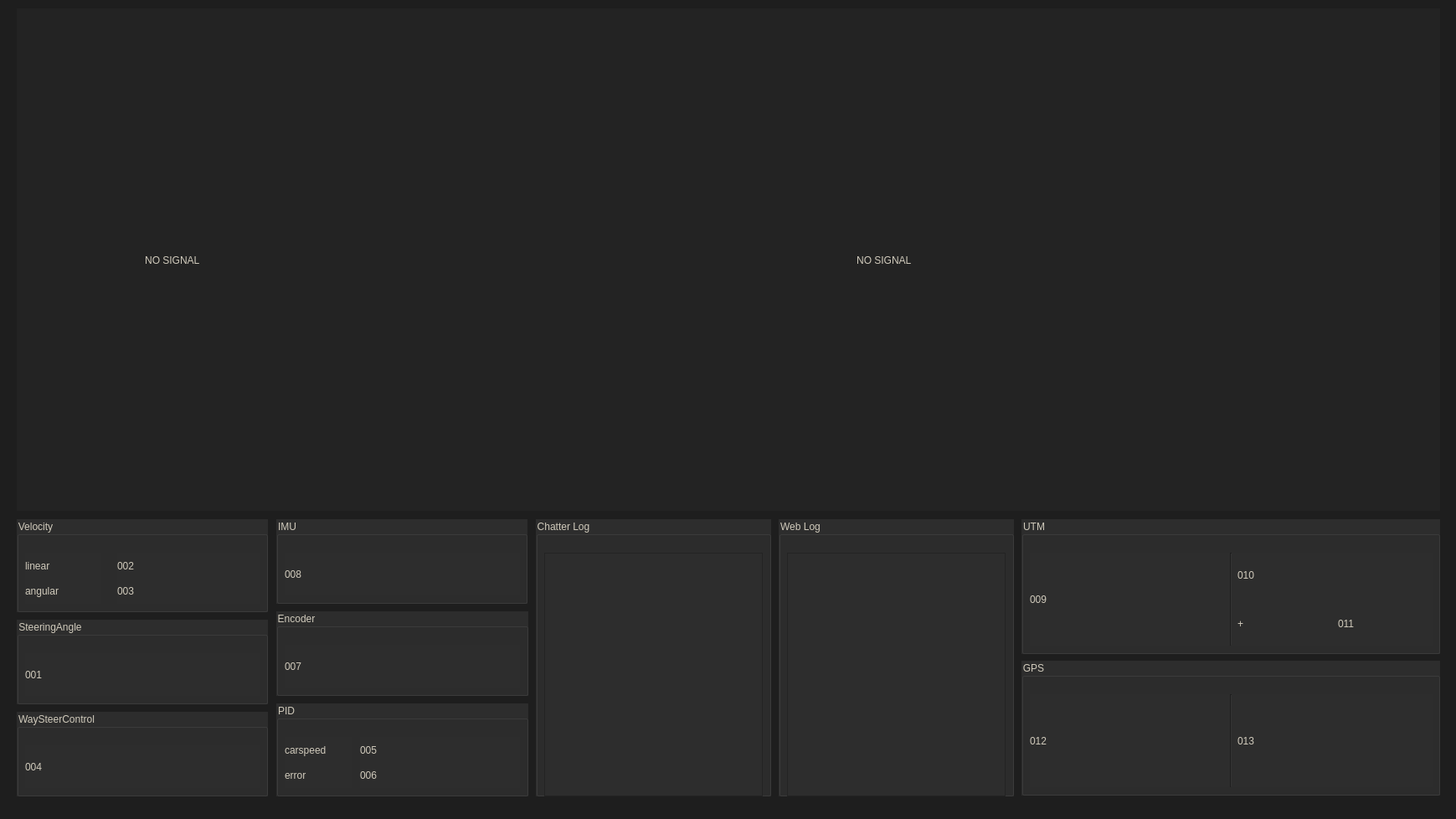
<?xml version="1.0" encoding="UTF-8"?>
<ui version="4.0">
 <class>MainWindow</class>
 <widget class="QMainWindow" name="MainWindow">
  <property name="geometry">
   <rect>
    <x>0</x>
    <y>0</y>
    <width>1739</width>
    <height>978</height>
   </rect>
  </property>
  <property name="windowTitle">
   <string>MainWindow</string>
  </property>
  <property name="styleSheet">
   <string notr="true">background-color: rgb(30,30,30);</string>
  </property>
  <widget class="QWidget" name="centralwidget">
   <property name="layoutDirection">
    <enum>Qt::LeftToRight</enum>
   </property>
   <widget class="QFrame" name="frame">
    <property name="geometry">
     <rect>
      <x>20</x>
      <y>10</y>
      <width>850</width>
      <height>600</height>
     </rect>
    </property>
    <property name="styleSheet">
     <string notr="true">background-color: rgb(35,35,35);</string>
    </property>
    <property name="frameShape">
     <enum>QFrame::NoFrame</enum>
    </property>
    <property name="frameShadow">
     <enum>QFrame::Raised</enum>
    </property>
    <widget class="QLabel" name="cameraImageView">
     <property name="geometry">
      <rect>
       <x>0</x>
       <y>0</y>
       <width>851</width>
       <height>601</height>
      </rect>
     </property>
     <property name="styleSheet">
      <string notr="true">color: rgb(209, 203, 188);
font: 57 25pt &quot;Ubuntu&quot;;</string>
     </property>
     <property name="frameShape">
      <enum>QFrame::NoFrame</enum>
     </property>
     <property name="text">
      <string>                                              NO SIGNAL</string>
     </property>
     <property name="textFormat">
      <enum>Qt::AutoText</enum>
     </property>
    </widget>
   </widget>
   <widget class="QFrame" name="frame_2">
    <property name="geometry">
     <rect>
      <x>870</x>
      <y>10</y>
      <width>850</width>
      <height>600</height>
     </rect>
    </property>
    <property name="styleSheet">
     <string notr="true">background-color: rgb(35,35,35);</string>
    </property>
    <property name="frameShape">
     <enum>QFrame::NoFrame</enum>
    </property>
    <property name="frameShadow">
     <enum>QFrame::Raised</enum>
    </property>
    <widget class="QLabel" name="cameraImageView2">
     <property name="geometry">
      <rect>
       <x>0</x>
       <y>0</y>
       <width>851</width>
       <height>601</height>
      </rect>
     </property>
     <property name="styleSheet">
      <string notr="true">color: rgb(209, 203, 188);
font: 57 25pt &quot;Ubuntu&quot;;</string>
     </property>
     <property name="frameShape">
      <enum>QFrame::NoFrame</enum>
     </property>
     <property name="text">
      <string>                                              NO SIGNAL</string>
     </property>
     <property name="textFormat">
      <enum>Qt::AutoText</enum>
     </property>
    </widget>
   </widget>
   <widget class="QGroupBox" name="groupBox_2">
    <property name="geometry">
     <rect>
      <x>20</x>
      <y>740</y>
      <width>300</width>
      <height>101</height>
     </rect>
    </property>
    <property name="styleSheet">
     <string notr="true">background-color: rgb(45,45,45);
font: 75 oblique 15pt &quot;Waree&quot;;
color: rgb(209, 203, 188);
</string>
    </property>
    <property name="title">
     <string>SteeringAngle</string>
    </property>
    <widget class="QLabel" name="steeringAngleLabel">
     <property name="geometry">
      <rect>
       <x>10</x>
       <y>40</y>
       <width>281</width>
       <height>51</height>
      </rect>
     </property>
     <property name="styleSheet">
      <string notr="true">background-color: rgb(45,45,45);
font: 75 oblique 15pt &quot;Waree&quot;;
color: rgb(209, 203, 188);

</string>
     </property>
     <property name="text">
      <string>001</string>
     </property>
    </widget>
   </widget>
   <widget class="QGroupBox" name="groupBox_4">
    <property name="geometry">
     <rect>
      <x>330</x>
      <y>620</y>
      <width>300</width>
      <height>101</height>
     </rect>
    </property>
    <property name="styleSheet">
     <string notr="true">background-color: rgb(45,45,45);
font: 75 oblique 15pt &quot;Waree&quot;;
color: rgb(209, 203, 188);
</string>
    </property>
    <property name="title">
     <string>IMU</string>
    </property>
    <widget class="QLabel" name="imudataLabel">
     <property name="geometry">
      <rect>
       <x>10</x>
       <y>40</y>
       <width>281</width>
       <height>51</height>
      </rect>
     </property>
     <property name="styleSheet">
      <string notr="true">background-color: rgb(45,45,45);
color: rgb(209, 203, 188);
font: 75 oblique 15pt &quot;Waree&quot;;
</string>
     </property>
     <property name="text">
      <string>008</string>
     </property>
    </widget>
   </widget>
   <widget class="QGroupBox" name="groupBox_5">
    <property name="geometry">
     <rect>
      <x>20</x>
      <y>850</y>
      <width>300</width>
      <height>101</height>
     </rect>
    </property>
    <property name="styleSheet">
     <string notr="true">background-color: rgb(45,45,45);
font: 75 oblique 15pt &quot;Waree&quot;;
color: rgb(209, 203, 188);
</string>
    </property>
    <property name="title">
     <string>WaySteerControl</string>
    </property>
    <widget class="QLabel" name="WaySteerControlLabel">
     <property name="geometry">
      <rect>
       <x>10</x>
       <y>40</y>
       <width>281</width>
       <height>51</height>
      </rect>
     </property>
     <property name="styleSheet">
      <string notr="true">background-color: rgb(45,45,45);
color: rgb(209, 203, 188);
font: 75 oblique 15pt &quot;Waree&quot;;

</string>
     </property>
     <property name="text">
      <string>004</string>
     </property>
    </widget>
   </widget>
   <widget class="QGroupBox" name="groupBox_6">
    <property name="geometry">
     <rect>
      <x>330</x>
      <y>840</y>
      <width>301</width>
      <height>111</height>
     </rect>
    </property>
    <property name="styleSheet">
     <string notr="true">background-color: rgb(45,45,45);
font: 75 oblique 15pt &quot;Waree&quot;;
color: rgb(209, 203, 188);
</string>
    </property>
    <property name="title">
     <string>PID</string>
    </property>
    <widget class="QLabel" name="PIDcarspeedLabel">
     <property name="geometry">
      <rect>
       <x>100</x>
       <y>40</y>
       <width>191</width>
       <height>31</height>
      </rect>
     </property>
     <property name="styleSheet">
      <string notr="true">background-color: rgb(45,45,45);
color: rgb(209, 203, 188);
font: 75 oblique 15pt &quot;Waree&quot;;
</string>
     </property>
     <property name="text">
      <string>005</string>
     </property>
    </widget>
    <widget class="QLabel" name="PIDerrorLabel">
     <property name="geometry">
      <rect>
       <x>100</x>
       <y>70</y>
       <width>191</width>
       <height>31</height>
      </rect>
     </property>
     <property name="styleSheet">
      <string notr="true">background-color: rgb(45,45,45);
color: rgb(209, 203, 188);
font: 75 oblique 15pt &quot;Waree&quot;;
</string>
     </property>
     <property name="text">
      <string>006</string>
     </property>
    </widget>
    <widget class="QLabel" name="label_2">
     <property name="geometry">
      <rect>
       <x>10</x>
       <y>40</y>
       <width>81</width>
       <height>31</height>
      </rect>
     </property>
     <property name="styleSheet">
      <string notr="true">background-color: rgb(45,45,45);
font: 57 15pt &quot;Ubuntu&quot;;
color: rgb(209, 203, 188);</string>
     </property>
     <property name="text">
      <string>carspeed</string>
     </property>
    </widget>
    <widget class="QLabel" name="label_3">
     <property name="geometry">
      <rect>
       <x>10</x>
       <y>70</y>
       <width>81</width>
       <height>31</height>
      </rect>
     </property>
     <property name="styleSheet">
      <string notr="true">background-color: rgb(45,45,45);
font: 57 15pt &quot;Ubuntu&quot;;
color: rgb(209, 203, 188);</string>
     </property>
     <property name="text">
      <string>error</string>
     </property>
    </widget>
   </widget>
   <widget class="QGroupBox" name="groupBox_7">
    <property name="geometry">
     <rect>
      <x>330</x>
      <y>730</y>
      <width>301</width>
      <height>101</height>
     </rect>
    </property>
    <property name="styleSheet">
     <string notr="true">background-color: rgb(45,45,45);
font: 75 oblique 15pt &quot;Waree&quot;;
color: rgb(209, 203, 188);
</string>
    </property>
    <property name="title">
     <string>Encoder</string>
    </property>
    <widget class="QLabel" name="encoderarduinoLabel">
     <property name="geometry">
      <rect>
       <x>10</x>
       <y>40</y>
       <width>281</width>
       <height>51</height>
      </rect>
     </property>
     <property name="styleSheet">
      <string notr="true">background-color: rgb(45,45,45);
color: rgb(209, 203, 188);
font: 75 oblique 15pt &quot;Waree&quot;;
</string>
     </property>
     <property name="text">
      <string>007</string>
     </property>
    </widget>
   </widget>
   <widget class="QGroupBox" name="groupBox">
    <property name="geometry">
     <rect>
      <x>1220</x>
      <y>620</y>
      <width>500</width>
      <height>161</height>
     </rect>
    </property>
    <property name="styleSheet">
     <string notr="true">background-color: rgb(45,45,45);
font: 75 oblique 15pt &quot;Waree&quot;;
color: rgb(209, 203, 188);
</string>
    </property>
    <property name="title">
     <string>UTM</string>
    </property>
    <widget class="QWidget" name="layoutWidget">
     <property name="geometry">
      <rect>
       <x>10</x>
       <y>40</y>
       <width>481</width>
       <height>111</height>
      </rect>
     </property>
     <layout class="QHBoxLayout" name="horizontalLayout">
      <property name="spacing">
       <number>6</number>
      </property>
      <item>
       <widget class="QLabel" name="utmLatitudeLabel">
        <property name="styleSheet">
         <string notr="true">background-color: rgb(45,45,45);
color: rgb(209, 203, 188);
font: 75 oblique 15pt &quot;Waree&quot;;
</string>
        </property>
        <property name="text">
         <string>009</string>
        </property>
       </widget>
      </item>
      <item>
       <widget class="Line" name="line">
        <property name="orientation">
         <enum>Qt::Vertical</enum>
        </property>
       </widget>
      </item>
      <item>
       <layout class="QVBoxLayout" name="verticalLayout_3">
        <item>
         <widget class="QLabel" name="utmLongitudefrontLabel">
          <property name="styleSheet">
           <string notr="true">background-color: rgb(45,45,45);
color: rgb(209, 203, 188);
font: 75 oblique 15pt &quot;Waree&quot;;
</string>
          </property>
          <property name="text">
           <string>010</string>
          </property>
         </widget>
        </item>
        <item>
         <layout class="QHBoxLayout" name="horizontalLayout_3">
          <item>
           <widget class="QLabel" name="label_9">
            <property name="statusTip">
             <string/>
            </property>
            <property name="styleSheet">
             <string notr="true">background-color: rgb(45,45,45);
color: rgb(209, 203, 188);
font: 75 oblique 15pt &quot;Waree&quot;;
</string>
            </property>
            <property name="text">
             <string>+</string>
            </property>
           </widget>
          </item>
          <item>
           <widget class="QLabel" name="utmLongitudebackLabel">
            <property name="styleSheet">
             <string notr="true">background-color: rgb(45,45,45);
color: rgb(209, 203, 188);
font: 75 oblique 15pt &quot;Waree&quot;;
</string>
            </property>
            <property name="text">
             <string>011</string>
            </property>
           </widget>
          </item>
         </layout>
        </item>
       </layout>
      </item>
     </layout>
    </widget>
   </widget>
   <widget class="QGroupBox" name="groupBox_8">
    <property name="geometry">
     <rect>
      <x>1220</x>
      <y>789</y>
      <width>500</width>
      <height>161</height>
     </rect>
    </property>
    <property name="styleSheet">
     <string notr="true">background-color: rgb(45,45,45);
font: 75 oblique 15pt &quot;Waree&quot;;
color: rgb(209, 203, 188);
</string>
    </property>
    <property name="title">
     <string>GPS</string>
    </property>
    <widget class="QWidget" name="layoutWidget">
     <property name="geometry">
      <rect>
       <x>10</x>
       <y>40</y>
       <width>481</width>
       <height>111</height>
      </rect>
     </property>
     <layout class="QHBoxLayout" name="horizontalLayout_2">
      <item>
       <widget class="QLabel" name="gpsLatitudeLabel">
        <property name="styleSheet">
         <string notr="true">background-color: rgb(45,45,45);
color: rgb(209, 203, 188);
font: 75 oblique 15pt &quot;Waree&quot;;
</string>
        </property>
        <property name="text">
         <string>012</string>
        </property>
       </widget>
      </item>
      <item>
       <widget class="Line" name="line_2">
        <property name="orientation">
         <enum>Qt::Vertical</enum>
        </property>
       </widget>
      </item>
      <item>
       <widget class="QLabel" name="gpsLongitudeLabel">
        <property name="styleSheet">
         <string notr="true">background-color: rgb(45,45,45);
color: rgb(209, 203, 188);
font: 75 oblique 15pt &quot;Waree&quot;;
</string>
        </property>
        <property name="text">
         <string>013</string>
        </property>
       </widget>
      </item>
     </layout>
    </widget>
   </widget>
   <widget class="QGroupBox" name="groupBox_9">
    <property name="geometry">
     <rect>
      <x>640</x>
      <y>620</y>
      <width>281</width>
      <height>331</height>
     </rect>
    </property>
    <property name="styleSheet">
     <string notr="true">background-color: rgb(45,45,45);
font: 75 oblique 15pt &quot;Waree&quot;;
color: rgb(209, 203, 188);
</string>
    </property>
    <property name="title">
     <string>Chatter Log</string>
    </property>
    <widget class="QTextBrowser" name="chattertextBrowser">
     <property name="geometry">
      <rect>
       <x>10</x>
       <y>40</y>
       <width>261</width>
       <height>291</height>
      </rect>
     </property>
     <property name="styleSheet">
      <string notr="true">background-color: rgb(45,45,45);
color: rgb(209, 203, 188);
font: 75 oblique 15pt &quot;Waree&quot;;
</string>
     </property>
    </widget>
   </widget>
   <widget class="QGroupBox" name="groupBox_3">
    <property name="geometry">
     <rect>
      <x>20</x>
      <y>620</y>
      <width>300</width>
      <height>111</height>
     </rect>
    </property>
    <property name="styleSheet">
     <string notr="true">background-color: rgb(45,45,45);
font: 75 oblique 15pt &quot;Waree&quot;;
color: rgb(209, 203, 188);
</string>
    </property>
    <property name="title">
     <string>Velocity</string>
    </property>
    <widget class="QLabel" name="linearVelocityLabel">
     <property name="geometry">
      <rect>
       <x>120</x>
       <y>40</y>
       <width>171</width>
       <height>31</height>
      </rect>
     </property>
     <property name="styleSheet">
      <string notr="true">background-color: rgb(45,45,45);
color: rgb(209, 203, 188);
font: 75 oblique 15pt &quot;Waree&quot;;</string>
     </property>
     <property name="text">
      <string>002</string>
     </property>
    </widget>
    <widget class="QLabel" name="angularVelocityLabel">
     <property name="geometry">
      <rect>
       <x>120</x>
       <y>70</y>
       <width>171</width>
       <height>31</height>
      </rect>
     </property>
     <property name="styleSheet">
      <string notr="true">background-color: rgb(45,45,45);
color: rgb(209, 203, 188);
font: 75 oblique 15pt &quot;Waree&quot;;</string>
     </property>
     <property name="text">
      <string>003</string>
     </property>
    </widget>
    <widget class="QLabel" name="label_5">
     <property name="geometry">
      <rect>
       <x>10</x>
       <y>40</y>
       <width>91</width>
       <height>31</height>
      </rect>
     </property>
     <property name="styleSheet">
      <string notr="true">background-color: rgb(45,45,45);
font: 57 15pt &quot;Ubuntu&quot;;
color: rgb(209, 203, 188);</string>
     </property>
     <property name="text">
      <string>linear</string>
     </property>
    </widget>
    <widget class="QLabel" name="label_6">
     <property name="geometry">
      <rect>
       <x>10</x>
       <y>70</y>
       <width>91</width>
       <height>31</height>
      </rect>
     </property>
     <property name="styleSheet">
      <string notr="true">background-color: rgb(45,45,45);
font: 57 15pt &quot;Ubuntu&quot;;
color: rgb(209, 203, 188);</string>
     </property>
     <property name="text">
      <string>angular</string>
     </property>
    </widget>
   </widget>
   <widget class="QGroupBox" name="groupBox_10">
    <property name="geometry">
     <rect>
      <x>930</x>
      <y>620</y>
      <width>281</width>
      <height>331</height>
     </rect>
    </property>
    <property name="styleSheet">
     <string notr="true">background-color: rgb(45,45,45);
font: 75 oblique 15pt &quot;Waree&quot;;
color: rgb(209, 203, 188);
</string>
    </property>
    <property name="title">
     <string>Web Log</string>
    </property>
    <widget class="QTextBrowser" name="webtextBrowser">
     <property name="geometry">
      <rect>
       <x>10</x>
       <y>40</y>
       <width>261</width>
       <height>291</height>
      </rect>
     </property>
     <property name="styleSheet">
      <string notr="true">background-color: rgb(45,45,45);
color: rgb(209, 203, 188);
font: 75 oblique 15pt &quot;Waree&quot;;
</string>
     </property>
    </widget>
   </widget>
  </widget>
  <widget class="QStatusBar" name="statusbar"/>
 </widget>
 <resources/>
 <connections/>
</ui>
